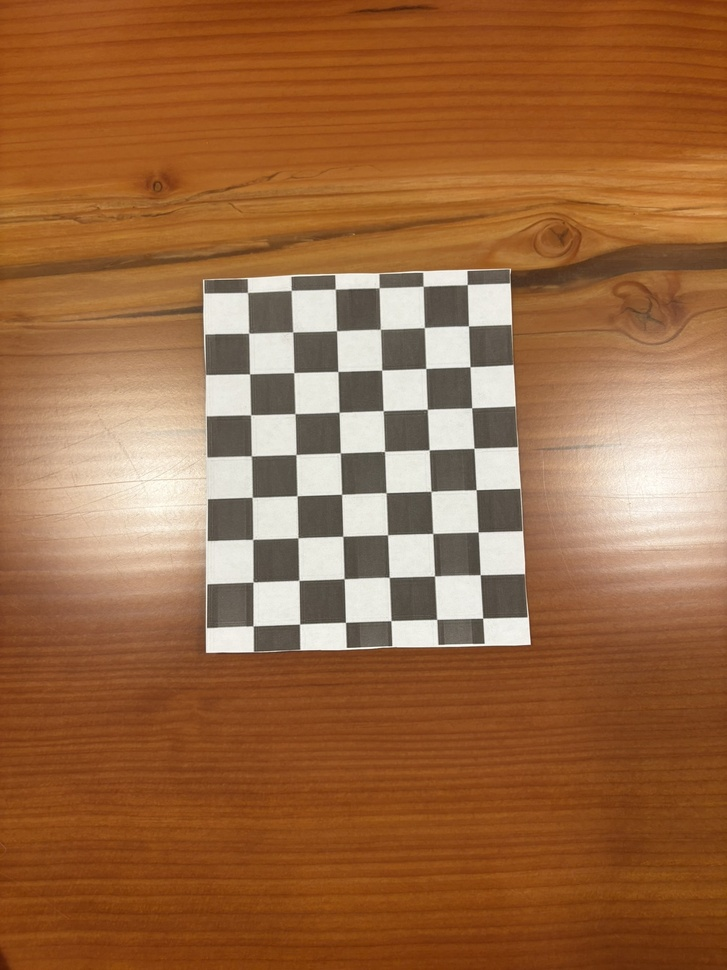
#> input picture chessboard_photos/Cameron's_iphone/IMG_4141.JPEG, 727 x 970 px, shrunk from 1536 x 2048 before the run
$ python -i webots_landing.py   (imports and definitions only)
#> lines starting #> are read from the running program, lines starting #| are printed output that depends on the picture; after the words box and inside, x2 and y2 are one past the last pixel; in counts of white or black regions, pixels touching at a corner belong together
#> further down, picture is the input picture: shape (970, 727, 3); mean B, G, R 67.1, 105.9, 155.5
import cv2
import os
import numpy as np
import math

#pretty much same code as my detection model
# but just made ito function that I can grab inflight and detect landing zone all in webots

#initalize each contour that passes two tests into an object
class Tracked_contours:

    # [9 lines left out: function __init__, not called in this run]

    def get_streak(self):
        return self.streak

    def get_id(self):
        return self.id

    def reset_status(self):
        self.status = "available"
        self.missing_frames += 1

    def get_status(self):
        return self.status

    def get_rect(self):
        return self.x, self.w, self.y, self.h

    # [38 lines left out: functions update, get_distance_to, found_match, not called in this run]
#-------------------------------------------------------------------------------------------------------------------
#checks the amount of whiteness in the detected square(shadows may be bad so should include patching line somewhere)
def Whiteness_check(checked_contour, mask):

    ideal_whiteness_percentage = 0.95


    x, y, w, h = cv2.boundingRect(checked_contour)
    if w == 0 or h == 0: return False

    roi_mask = np.zeros((h, w), dtype=np.uint8)
    shifted_contour = checked_contour - [x, y]
    cv2.drawContours(roi_mask, [shifted_contour], -1, 255, -1)


    mask_roi = mask[y:y+h, x:x+w]

    intersection_region = cv2.bitwise_and(mask_roi, roi_mask)

    white_pixels = cv2.countNonZero(intersection_region)
    total_pixels = cv2.countNonZero(roi_mask)

    if total_pixels == 0:
        return False

    if white_pixels/total_pixels > ideal_whiteness_percentage:
        return True

    return False
#------------------------------------------------------------------------------
#test to see how many vertexs needed to plot outer contour of detected object
def vertex_amount_test(checked_contour):
    precision = 0.02
    epsilon = precision*cv2.arcLength(checked_contour, True)
    approx = cv2.approxPolyDP(checked_contour, epsilon, True)

    if len(approx) == 4 and cv2.isContourConvex(approx) :
            return True

    return False
#-------------------------------------------------------------------------------

class LandingPadTracker:

    def __init__(self):
        # Configuration
        self.sensitivity = 20
        self.lower_hsv = np.array([0, 0, 255 - self.sensitivity])
        self.upper_hsv = np.array([255, 50, 255])

        self.min_pixel_area = 300
        self.streak_min = 20

        # State Variables (Persist between frames)
        self.id_counter = 0
        self.existing_valid_contours = []

#-------------------------------------------------------------------------------
#call this function once in main flight loop
    def process(self, webots_img):

        img = webots_img.copy()

        # 1. Reset status of existing tracks
        for contour in self.existing_valid_contours:
            contour.reset_status()

        # 2. Image Processing
        image_hsv = cv2.cvtColor(img, cv2.COLOR_BGR2HSV)
#> image_hsv: shape (970, 727, 3); mean H, S, V 14.7, 154.3, 155.5
        mask = cv2.inRange(image_hsv, self.lower_hsv, self.upper_hsv)
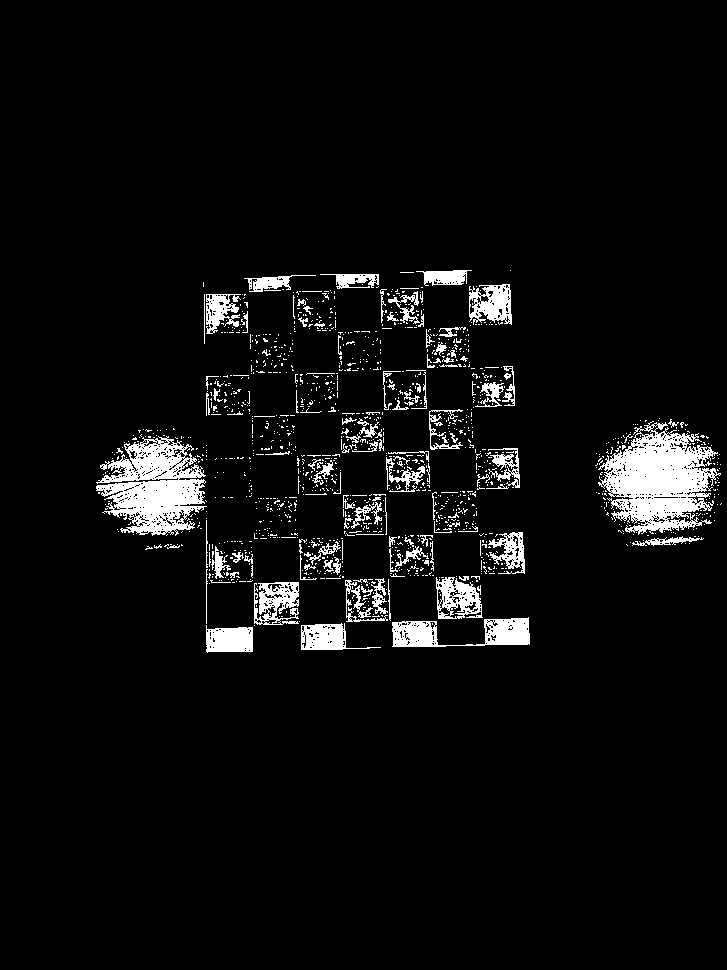
#> mask: shape (970, 727); 5.2% white; 1382 white regions (1253 under 20 px)
        contours, _ = cv2.findContours(mask, cv2.RETR_EXTERNAL, cv2.CHAIN_APPROX_SIMPLE)
#> contours = 1376 contours, 1323 with area under 20; largest, box (x1, y1, x2, y2) and area: (598, 421, 721, 535) 8098, (96, 436, 207, 536) 6622, (392, 617, 530, 647) 2212, (436, 577, 483, 619) 1417, (254, 582, 299, 625) 1296

        # 3. Detection Logic
        if len(contours) != 0:
            for contour in contours:
                if cv2.contourArea(contour) > self.min_pixel_area:
                    x, y, w, h = cv2.boundingRect(contour)

                    if vertex_amount_test(contour):
                        if Whiteness_check(contour, mask):
                            if not found_match(self.existing_valid_contours, x, w, y, h):
                                valid_contour = Tracked_contours(self.id_counter, x, w, y, h)
                                self.existing_valid_contours.append(valid_contour)
                                self.id_counter += 1
#> this loop made 1376 passes
#> epsilon in vertex_amount_test on passes 2, 3, 5, 35, 59: 2.99, 4.38, 7.7, 10.09, 5.18
#> after the loop, self.existing_valid_contours = []; self.id_counter = 0

        # 4. Cleanup faulty detections
        self.existing_valid_contours = [obj for obj in self.existing_valid_contours if obj.missing_frames < 10]

        target_coords = None
        target_found = False

        for contour in self.existing_valid_contours:

            streak = contour.get_streak()
            id = contour.get_id()
            x, w, y, h = contour.get_rect()

            if streak > self.streak_min:
                target_found = True
                target_coords = (x + w/2, y + h/2)

                cv2.rectangle(img, (x, y), (x + w, y + h), (0,0,255), 3)
                cv2.putText(img, f"streak:{streak}_ID:{id}", (x, y-10),
                           cv2.FONT_HERSHEY_SIMPLEX, 1, (0,0,255), 2)
#> this loop made 0 passes

        # 5. Update Display
        cv2.imshow('mask', mask)
        cv2.imshow('webcam', img)
        cv2.waitKey(1) # CRITICAL: Keeps window alive

        return target_found, target_coords


>>> import cv2
>>> picture = cv2.imread("../chessboard_photos/Cameron's_iphone/IMG_4141.JPEG")
>>> result = LandingPadTracker().process(picture)

$ run again, on chessboard_photos/Cameron's_iphone/IMG_4142.JPEG
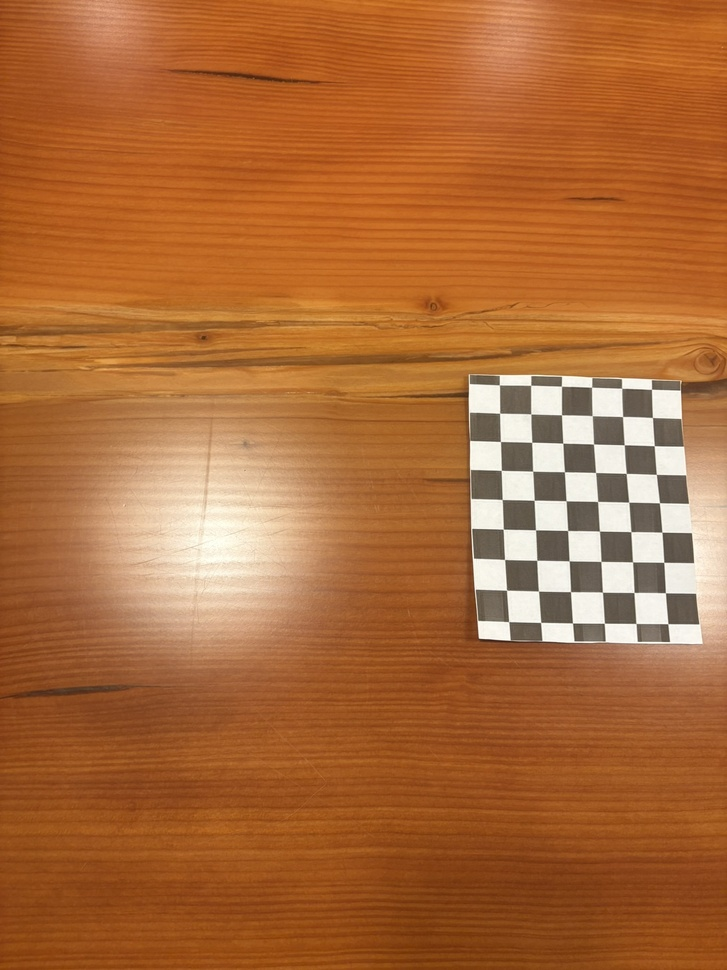
#> input picture chessboard_photos/Cameron's_iphone/IMG_4142.JPEG, 727 x 970 px, shrunk from 1536 x 2048 before the run
#> picture is the input picture: shape (970, 727, 3); mean B, G, R 56.9, 105.9, 171.4
#> image_hsv: shape (970, 727, 3); mean H, S, V 13.4, 174.4, 171.4
#> in process, `mask = cv2.inRange(image_hsv, self.lower_hsv, self.upper_hsv)`:
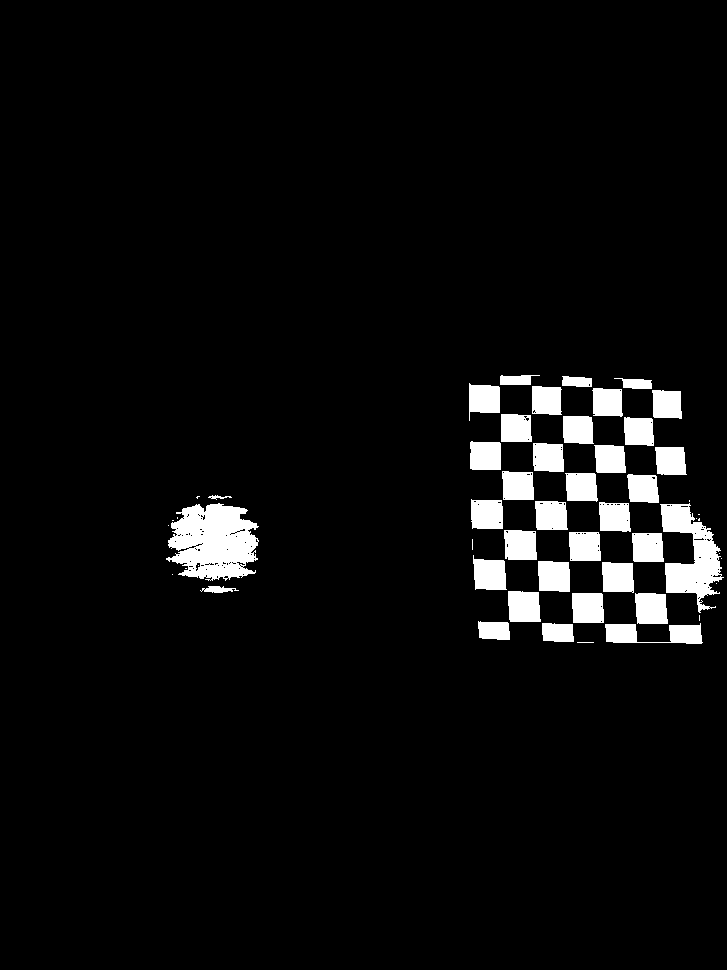
#> mask: shape (970, 727); 4.9% white; 53 white regions (17 under 20 px)
#> contours = 52 contours, 16 with area under 20; largest, box (x1, y1, x2, y2) and area: (166, 503, 259, 581) 5097, (660, 503, 724, 613) 3151, (605, 623, 703, 644) 1070, (508, 591, 541, 622) 886, (473, 555, 507, 590) 882
#> the loop in process, `for contour in contours:` made 52 passes
#> (epsilon in vertex_amount_test, approx in vertex_amount_test, white_pixels in Whiteness_check, total_pixels in Whiteness_check) on passes 4, 7, 14, 19, 30: (1.91, [[478, 621], [479, 637], [509, 639], [507, 622]], 536, 536), (2.36, [[572, 593], [573, 622], [603, 622], [601, 593]], 927, 929), (2.39, [[538, 561], [539, 590], [569, 591], [568, 562]], 932, 932), (2.31, [[632, 533], [634, 561], [663, 561], [661, 533]], 871, 875), (2.36, [[599, 502], [600, 530], [630, 531], [628, 503]], 846, 859)
#> the loop in process, `for contour in self.existing_valid_contours: ` made 14 passes

$ run again, on chessboard_photos/Cameron's_iphone/IMG_4143.JPEG
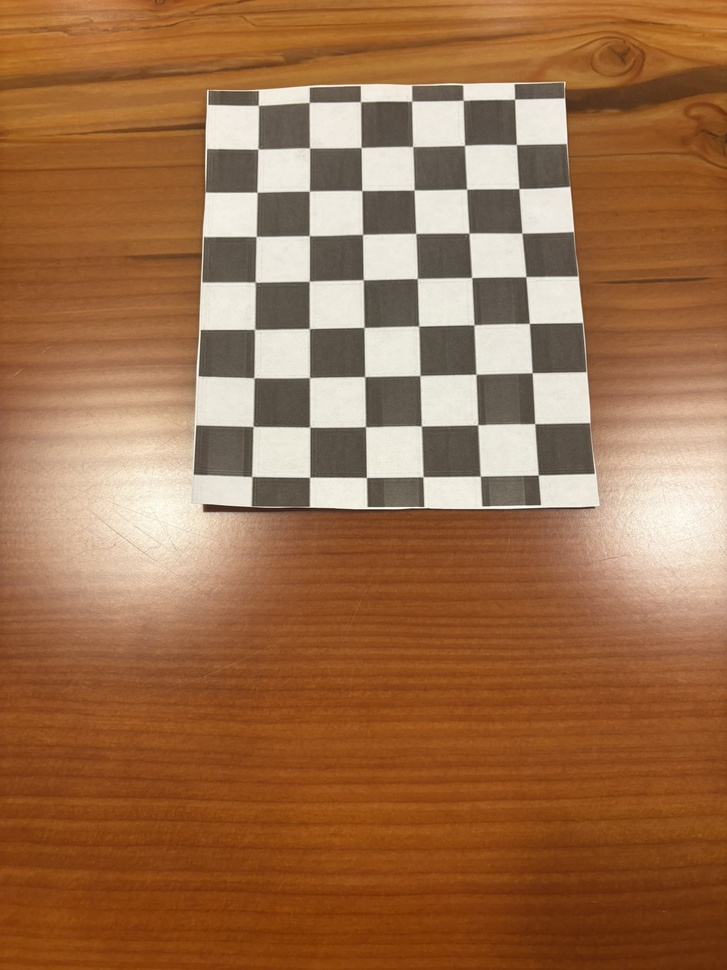
#> input picture chessboard_photos/Cameron's_iphone/IMG_4143.JPEG, 727 x 970 px, shrunk from 1536 x 2048 before the run
#> picture is the input picture: shape (970, 727, 3); mean B, G, R 74.8, 110.7, 156.8
#> image_hsv: shape (970, 727, 3); mean H, S, V 14.4, 143.4, 156.8
#> in process, `mask = cv2.inRange(image_hsv, self.lower_hsv, self.upper_hsv)`:
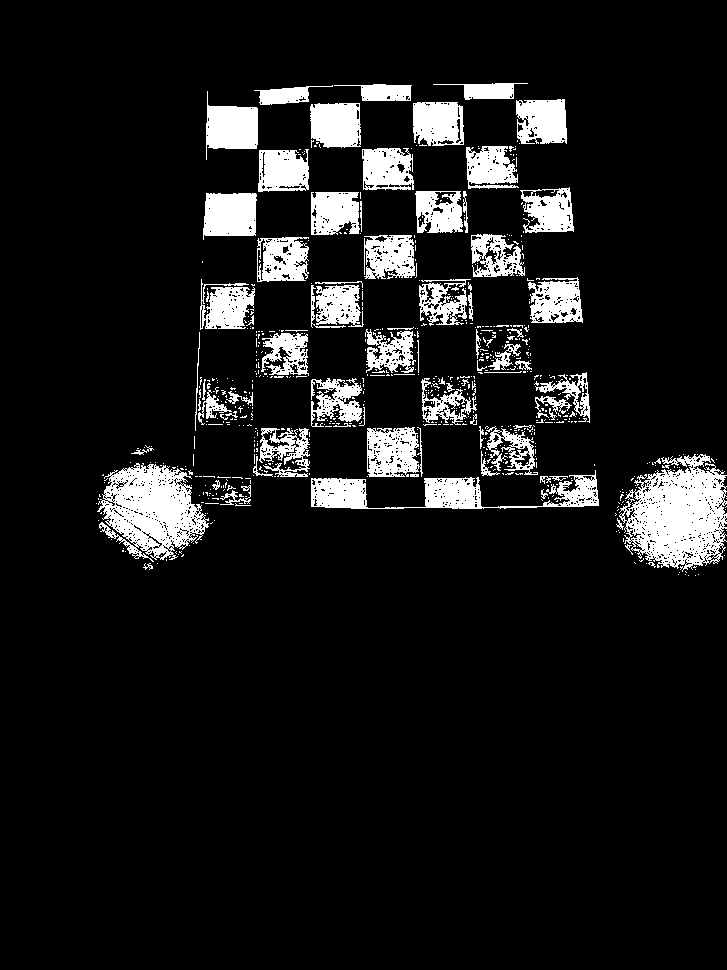
#> mask: shape (970, 727); 9.6% white; 672 white regions (592 under 20 px)
#> contours = 658 contours, 608 with area under 20; largest, box (x1, y1, x2, y2) and area: (619, 454, 727, 572) 8555, (97, 463, 209, 562) 6886, (311, 470, 599, 509) 4158, (367, 427, 423, 477) 2225, (203, 193, 257, 240) 2102
#> the loop in process, `for contour in contours:` made 658 passes
#> after the loop in process, `for contour in contours:`: self.existing_valid_contours = []; self.id_counter = 0

$ run again, on chessboard_photos/Cameron's_iphone/IMG_4144.JPEG
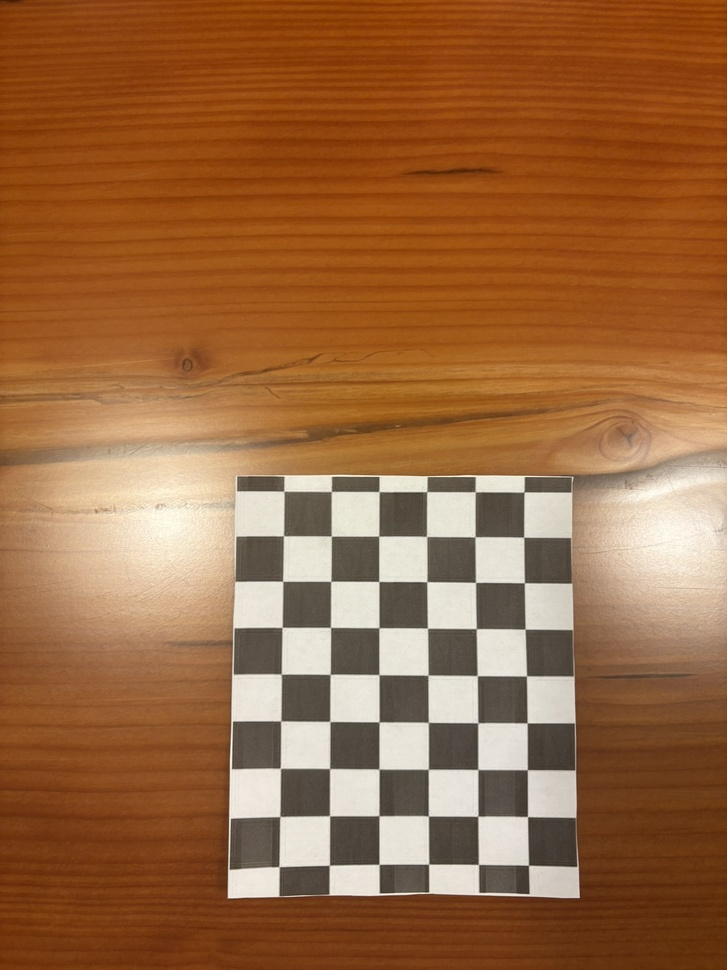
#> input picture chessboard_photos/Cameron's_iphone/IMG_4144.JPEG, 727 x 970 px, shrunk from 1536 x 2048 before the run
#> picture is the input picture: shape (970, 727, 3); mean B, G, R 64.3, 103.8, 153.3
#> image_hsv: shape (970, 727, 3); mean H, S, V 14.4, 157.5, 153.3
#> in process, `mask = cv2.inRange(image_hsv, self.lower_hsv, self.upper_hsv)`:
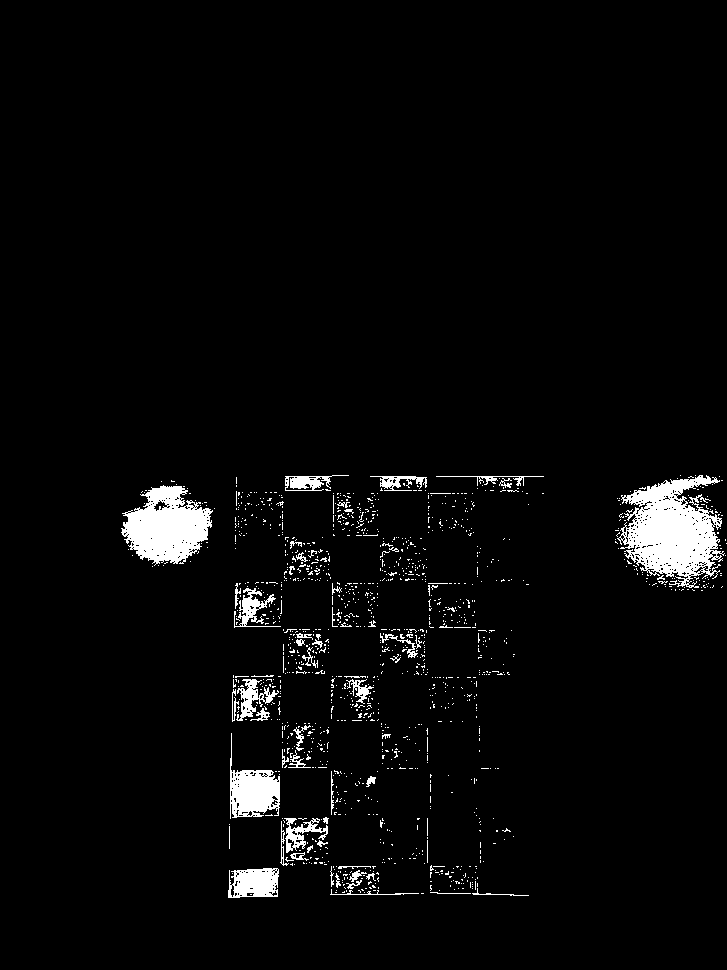
#> mask: shape (970, 727); 3.4% white; 1356 white regions (1296 under 20 px)
#> contours = 1355 contours, 1325 with area under 20; largest, box (x1, y1, x2, y2) and area: (617, 475, 725, 588) 6896, (121, 485, 213, 566) 4595, (230, 733, 280, 819) 2002, (228, 868, 279, 898) 1240, (236, 679, 279, 721) 574
#> the loop in process, `for contour in contours:` made 1355 passes
#> after the loop in process, `for contour in contours:`: self.existing_valid_contours = []; self.id_counter = 0
